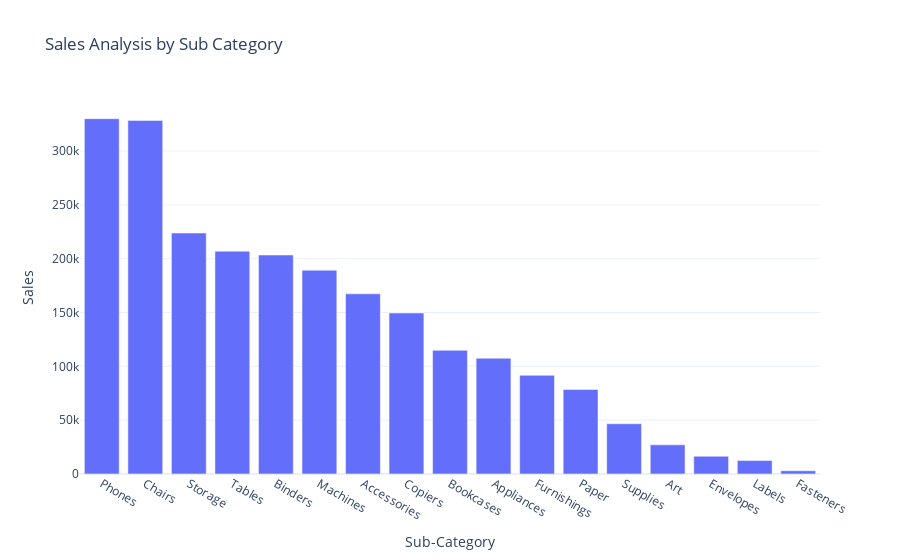

Notebook code for this chart:
### Markdown cell above
# 3.Sales Analysis by Sub Category

### Code cell
sale=df.groupby(['Sub-Category'],as_index=False)['Sales'].sum().sort_values(by='Sales',ascending=False)
fig=px.bar(sale,x='Sub-Category',y='Sales',title='Sales Analysis by Sub Category')
fig.show()

### Figure 1 — Plotly figure (JSON) as saved in the notebook; plotly's stock layout.template omitted (floating-point values rounded to 4 significant figures)
{"data": [{"hovertemplate": "Sub-Category=%{x}<br>Sales=%{y}<extra></extra>", "legendgroup": "", "marker": {"color": "#636efa", "pattern": {"shape": ""}}, "name": "", "orientation": "v", "showlegend": false, "textposition": "auto", "type": "bar", "x": ["Phones", "Chairs", "Storage", "Tables", "Binders", "Machines", "Accessories", "Copiers", "Bookcases", "Appliances", "Furnishings", "Paper", "Supplies", "Art", "Envelopes", "Labels", "Fasteners"], "xaxis": "x", "y": [330000.0, 328400.0, 223800.0, 207000.0, 203400.0, 189200.0, 167400.0, 149500.0, 114900.0, 107500.0, 91710.0, 78480.0, 46670.0, 27120.0, 16480.0, 12490.0, 3024.0], "yaxis": "y"}], "layout": {"barmode": "relative", "legend": {"tracegroupgap": 0}, "title": {"text": "Sales Analysis by Sub Category"}, "xaxis": {"anchor": "y", "domain": [0, 1], "title": {"text": "Sub-Category"}}, "yaxis": {"anchor": "x", "domain": [0, 1], "title": {"text": "Sales"}}}}
